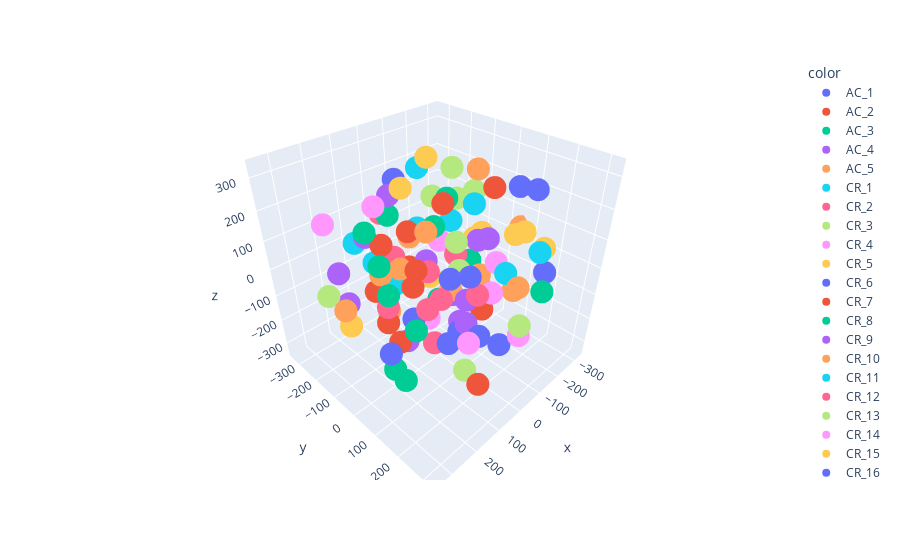

Notebook code cell kept with this figure:
### Code cell
fig2 = px.scatter_3d(tsne3d_df_NoduleCol_comb, 
                     x=tsne3d_df_NoduleCol_comb.iloc[:,1], 
                     y=tsne3d_df_NoduleCol_comb.iloc[:,2], 
                     z=tsne3d_df_NoduleCol_comb.iloc[:,3], 
                     color=tsne3dIssuelabels)
fig2.show()

#if save_plots == True:
#    fig.write_html(filepath)

### Figure 1 — Plotly figure (JSON) as saved in the notebook; plotly's stock layout.template omitted (floating-point values rounded to 4 significant figures)
{"data": [{"hovertemplate": "color=AC_1<br>x=%{x}<br>y=%{y}<br>z=%{z}<extra></extra>", "legendgroup": "AC_1", "marker": {"color": "#636efa", "symbol": "circle"}, "mode": "markers", "name": "AC_1", "scene": "scene", "showlegend": true, "type": "scatter3d", "x": [-267.8, 281.7, -64.02], "y": [197.1, 92.1, 25.75], "z": [-49.19, -94.76, -277.8]}, {"hovertemplate": "color=AC_2<br>x=%{x}<br>y=%{y}<br>z=%{z}<extra></extra>", "legendgroup": "AC_2", "marker": {"color": "#EF553B", "symbol": "circle"}, "mode": "markers", "name": "AC_2", "scene": "scene", "showlegend": true, "type": "scatter3d", "x": [-211.4, 128.6, -107.9], "y": [19.16, 273.5, -265.0], "z": [203.3, -191.9, -176.8]}, {"hovertemplate": "color=AC_3<br>x=%{x}<br>y=%{y}<br>z=%{z}<extra></extra>", "legendgroup": "AC_3", "marker": {"color": "#00cc96", "symbol": "circle"}, "mode": "markers", "name": "AC_3", "scene": "scene", "showlegend": true, "type": "scatter3d", "x": [278.5, 248.4, 255.1], "y": [93.32, 23.95, 166.3], "z": [103.8, 142.0, 18.77]}, {"hovertemplate": "color=AC_4<br>x=%{x}<br>y=%{y}<br>z=%{z}<extra></extra>", "legendgroup": "AC_4", "marker": {"color": "#ab63fa", "symbol": "circle"}, "mode": "markers", "name": "AC_4", "scene": "scene", "showlegend": true, "type": "scatter3d", "x": [-158.9, 270.2, 178.4], "y": [-94.65, -135.5, -245.6], "z": [-238.3, 50.16, -173.8]}, {"hovertemplate": "color=AC_5<br>x=%{x}<br>y=%{y}<br>z=%{z}<extra></extra>", "legendgroup": "AC_5", "marker": {"color": "#FFA15A", "symbol": "circle"}, "mode": "markers", "name": "AC_5", "scene": "scene", "showlegend": true, "type": "scatter3d", "x": [58.21, -324.9, 345.0], "y": [321.4, 51.17, -3.952], "z": [132.4, 33.87, 36.9]}, {"hovertemplate": "color=CR_1<br>x=%{x}<br>y=%{y}<br>z=%{z}<extra></extra>", "legendgroup": "CR_1", "marker": {"color": "#19d3f3", "symbol": "circle"}, "mode": "markers", "name": "CR_1", "scene": "scene", "showlegend": true, "type": "scatter3d", "x": [-71.06, -41.21, 7.201], "y": [-173.5, 308.2, 126.8], "z": [251.3, 182.9, 270.1]}, {"hovertemplate": "color=CR_2<br>x=%{x}<br>y=%{y}<br>z=%{z}<extra></extra>", "legendgroup": "CR_2", "marker": {"color": "#FF6692", "symbol": "circle"}, "mode": "markers", "name": "CR_2", "scene": "scene", "showlegend": true, "type": "scatter3d", "x": [118.8, 55.88, -46.22], "y": [119.6, 4.336, -336.8], "z": [16.49, 19.64, 40.98]}, {"hovertemplate": "color=CR_3<br>x=%{x}<br>y=%{y}<br>z=%{z}<extra></extra>", "legendgroup": "CR_3", "marker": {"color": "#B6E880", "symbol": "circle"}, "mode": "markers", "name": "CR_3", "scene": "scene", "showlegend": true, "type": "scatter3d", "x": [-250.9, -220.0, 63.01], "y": [-93.42, -166.9, 167.2], "z": [140.0, 207.5, -263.7]}, {"hovertemplate": "color=CR_4<br>x=%{x}<br>y=%{y}<br>z=%{z}<extra></extra>", "legendgroup": "CR_4", "marker": {"color": "#FF97FF", "symbol": "circle"}, "mode": "markers", "name": "CR_4", "scene": "scene", "showlegend": true, "type": "scatter3d", "x": [-246.1, -57.61, 240.3], "y": [-26.3, -111.6, -234.1], "z": [-227.4, -297.6, 155.6]}, {"hovertemplate": "color=CR_5<br>x=%{x}<br>y=%{y}<br>z=%{z}<extra></extra>", "legendgroup": "CR_5", "marker": {"color": "#FECB52", "symbol": "circle"}, "mode": "markers", "name": "CR_5", "scene": "scene", "showlegend": true, "type": "scatter3d", "x": [-108.7, -161.9, -185.8], "y": [182.4, 247.3, 161.2], "z": [152.4, 112.8, 119.1]}, {"hovertemplate": "color=CR_6<br>x=%{x}<br>y=%{y}<br>z=%{z}<extra></extra>", "legendgroup": "CR_6", "marker": {"color": "#636efa", "symbol": "circle"}, "mode": "markers", "name": "CR_6", "scene": "scene", "showlegend": true, "type": "scatter3d", "x": [-146.2, 168.9, 79.07], "y": [135.9, 198.5, 185.3], "z": [-319.4, 152.0, 105.4]}, {"hovertemplate": "color=CR_7<br>x=%{x}<br>y=%{y}<br>z=%{z}<extra></extra>", "legendgroup": "CR_7", "marker": {"color": "#EF553B", "symbol": "circle"}, "mode": "markers", "name": "CR_7", "scene": "scene", "showlegend": true, "type": "scatter3d", "x": [-13.62, -125.6, 198.2], "y": [-5.816, 68.35, 32.98], "z": [213.8, -190.6, -146.8]}, {"hovertemplate": "color=CR_8<br>x=%{x}<br>y=%{y}<br>z=%{z}<extra></extra>", "legendgroup": "CR_8", "marker": {"color": "#00cc96", "symbol": "circle"}, "mode": "markers", "name": "CR_8", "scene": "scene", "showlegend": true, "type": "scatter3d", "x": [194.9, 217.7, 297.5], "y": [-2.897, 72.64, 41.8], "z": [-288.6, -263.1, 270.6]}, {"hovertemplate": "color=CR_9<br>x=%{x}<br>y=%{y}<br>z=%{z}<extra></extra>", "legendgroup": "CR_9", "marker": {"color": "#ab63fa", "symbol": "circle"}, "mode": "markers", "name": "CR_9", "scene": "scene", "showlegend": true, "type": "scatter3d", "x": [-9.923, 135.8, 30.83], "y": [101.8, -182.8, 198.1], "z": [-160.6, 90.84, 207.0]}, {"hovertemplate": "color=CR_10<br>x=%{x}<br>y=%{y}<br>z=%{z}<extra></extra>", "legendgroup": "CR_10", "marker": {"color": "#FFA15A", "symbol": "circle"}, "mode": "markers", "name": "CR_10", "scene": "scene", "showlegend": true, "type": "scatter3d", "x": [-158.0, 158.8, 82.26], "y": [22.98, -89.01, -91.19], "z": [-90.84, 12.97, -4.724]}, {"hovertemplate": "color=CR_11<br>x=%{x}<br>y=%{y}<br>z=%{z}<extra></extra>", "legendgroup": "CR_11", "marker": {"color": "#19d3f3", "symbol": "circle"}, "mode": "markers", "name": "CR_11", "scene": "scene", "showlegend": true, "type": "scatter3d", "x": [-68.05, 20.73, 20.08], "y": [191.0, -302.8, -192.5], "z": [45.59, -114.5, -148.9]}, {"hovertemplate": "color=CR_12<br>x=%{x}<br>y=%{y}<br>z=%{z}<extra></extra>", "legendgroup": "CR_12", "marker": {"color": "#FF6692", "symbol": "circle"}, "mode": "markers", "name": "CR_12", "scene": "scene", "showlegend": true, "type": "scatter3d", "x": [21.96, 58.74, -90.85], "y": [-191.5, 32.65, -23.03], "z": [-37.89, -242.6, -1.277]}, {"hovertemplate": "color=CR_13<br>x=%{x}<br>y=%{y}<br>z=%{z}<extra></extra>", "legendgroup": "CR_13", "marker": {"color": "#B6E880", "symbol": "circle"}, "mode": "markers", "name": "CR_13", "scene": "scene", "showlegend": true, "type": "scatter3d", "x": [-246.8, -183.2, 33.06], "y": [-167.5, -222.2, 91.19], "z": [87.52, 98.31, 150.2]}, {"hovertemplate": "color=CR_14<br>x=%{x}<br>y=%{y}<br>z=%{z}<extra></extra>", "legendgroup": "CR_14", "marker": {"color": "#FF97FF", "symbol": "circle"}, "mode": "markers", "name": "CR_14", "scene": "scene", "showlegend": true, "type": "scatter3d", "x": [144.0, -151.4, -96.28], "y": [-120.0, 92.57, 125.2], "z": [220.1, -5.353, -76.31]}, {"hovertemplate": "color=CR_15<br>x=%{x}<br>y=%{y}<br>z=%{z}<extra></extra>", "legendgroup": "CR_15", "marker": {"color": "#FECB52", "symbol": "circle"}, "mode": "markers", "name": "CR_15", "scene": "scene", "showlegend": true, "type": "scatter3d", "x": [-234.2, -274.7, -15.19], "y": [-38.77, -104.1, -73.81], "z": [12.31, -54.57, 330.2]}, {"hovertemplate": "color=CR_16<br>x=%{x}<br>y=%{y}<br>z=%{z}<extra></extra>", "legendgroup": "CR_16", "marker": {"color": "#636efa", "symbol": "circle"}, "mode": "markers", "name": "CR_16", "scene": "scene", "showlegend": true, "type": "scatter3d", "x": [-127.4, -202.9, -62.59], "y": [168.8, 176.5, -275.3], "z": [286.8, 253.9, 181.9]}, {"hovertemplate": "color=CR_17<br>x=%{x}<br>y=%{y}<br>z=%{z}<extra></extra>", "legendgroup": "CR_17", "marker": {"color": "#EF553B", "symbol": "circle"}, "mode": "markers", "name": "CR_17", "scene": "scene", "showlegend": true, "type": "scatter3d", "x": [162.1, 73.98, 23.76], "y": [-73.22, -60.89, -101.0], "z": [124.4, 135.8, -110.5]}, {"hovertemplate": "color=CR_18<br>x=%{x}<br>y=%{y}<br>z=%{z}<extra></extra>", "legendgroup": "CR_18", "marker": {"color": "#00cc96", "symbol": "circle"}, "mode": "markers", "name": "CR_18", "scene": "scene", "showlegend": true, "type": "scatter3d", "x": [-98.0, 13.68, -30.36], "y": [-71.91, -222.8, -59.66], "z": [176.0, 101.7, 110.2]}, {"hovertemplate": "color=CR_19<br>x=%{x}<br>y=%{y}<br>z=%{z}<extra></extra>", "legendgroup": "CR_19", "marker": {"color": "#ab63fa", "symbol": "circle"}, "mode": "markers", "name": "CR_19", "scene": "scene", "showlegend": true, "type": "scatter3d", "x": [-156.0, 66.95, 49.4], "y": [-54.27, -86.16, -170.2], "z": [-337.8, -307.0, 202.6]}, {"hovertemplate": "color=CR_20<br>x=%{x}<br>y=%{y}<br>z=%{z}<extra></extra>", "legendgroup": "CR_20", "marker": {"color": "#FFA15A", "symbol": "circle"}, "mode": "markers", "name": "CR_20", "scene": "scene", "showlegend": true, "type": "scatter3d", "x": [33.85, -254.6, -134.2], "y": [-218.3, 94.84, 15.79], "z": [-274.8, -169.1, 286.4]}, {"hovertemplate": "color=GH_1<br>x=%{x}<br>y=%{y}<br>z=%{z}<extra></extra>", "legendgroup": "GH_1", "marker": {"color": "#19d3f3", "symbol": "circle"}, "mode": "markers", "name": "GH_1", "scene": "scene", "showlegend": true, "type": "scatter3d", "x": [111.5, -46.27, -133.0], "y": [-277.1, -151.1, -85.54], "z": [17.43, 60.69, 79.48]}, {"hovertemplate": "color=GH_2<br>x=%{x}<br>y=%{y}<br>z=%{z}<extra></extra>", "legendgroup": "GH_2", "marker": {"color": "#FF6692", "symbol": "circle"}, "mode": "markers", "name": "GH_2", "scene": "scene", "showlegend": true, "type": "scatter3d", "x": [32.5, 205.4, 111.6], "y": [175.5, -3.903, 58.46], "z": [14.49, -32.98, -59.29]}, {"hovertemplate": "color=GH_3<br>x=%{x}<br>y=%{y}<br>z=%{z}<extra></extra>", "legendgroup": "GH_3", "marker": {"color": "#B6E880", "symbol": "circle"}, "mode": "markers", "name": "GH_3", "scene": "scene", "showlegend": true, "type": "scatter3d", "x": [6.73, 7.286, 271.7], "y": [81.62, 305.5, -205.2], "z": [38.61, -32.26, -68.81]}, {"hovertemplate": "color=GH_4<br>x=%{x}<br>y=%{y}<br>z=%{z}<extra></extra>", "legendgroup": "GH_4", "marker": {"color": "#FF97FF", "symbol": "circle"}, "mode": "markers", "name": "GH_4", "scene": "scene", "showlegend": true, "type": "scatter3d", "x": [-144.8, 168.6, -102.3], "y": [-149.1, 266.3, 236.1], "z": [-27.67, -14.16, -184.1]}, {"hovertemplate": "color=GH_5<br>x=%{x}<br>y=%{y}<br>z=%{z}<extra></extra>", "legendgroup": "GH_5", "marker": {"color": "#FECB52", "symbol": "circle"}, "mode": "markers", "name": "GH_5", "scene": "scene", "showlegend": true, "type": "scatter3d", "x": [129.0, -91.06, 279.0], "y": [-19.27, -139.7, -89.54], "z": [305.5, -146.7, -110.1]}, {"hovertemplate": "color=GH_6<br>x=%{x}<br>y=%{y}<br>z=%{z}<extra></extra>", "legendgroup": "GH_6", "marker": {"color": "#636efa", "symbol": "circle"}, "mode": "markers", "name": "GH_6", "scene": "scene", "showlegend": true, "type": "scatter3d", "x": [65.39, 95.33, 119.6], "y": [215.7, -20.78, 149.7], "z": [-91.11, -153.1, -126.7]}, {"hovertemplate": "color=GH_7<br>x=%{x}<br>y=%{y}<br>z=%{z}<extra></extra>", "legendgroup": "GH_7", "marker": {"color": "#EF553B", "symbol": "circle"}, "mode": "markers", "name": "GH_7", "scene": "scene", "showlegend": true, "type": "scatter3d", "x": [136.7, 137.7, 139.6], "y": [40.66, -95.29, -143.6], "z": [82.22, -188.8, -88.14]}, {"hovertemplate": "color=GH_8<br>x=%{x}<br>y=%{y}<br>z=%{z}<extra></extra>", "legendgroup": "GH_8", "marker": {"color": "#00cc96", "symbol": "circle"}, "mode": "markers", "name": "GH_8", "scene": "scene", "showlegend": true, "type": "scatter3d", "x": [-149.2, -51.37, -213.8], "y": [267.0, -57.37, -68.22], "z": [-22.92, -177.4, -102.9]}, {"hovertemplate": "color=GH_9<br>x=%{x}<br>y=%{y}<br>z=%{z}<extra></extra>", "legendgroup": "GH_9", "marker": {"color": "#ab63fa", "symbol": "circle"}, "mode": "markers", "name": "GH_9", "scene": "scene", "showlegend": true, "type": "scatter3d", "x": [-14.71, 2.442, -101.5], "y": [-77.94, 109.6, 55.95], "z": [-15.05, -57.46, 81.62]}, {"hovertemplate": "color=GH_10<br>x=%{x}<br>y=%{y}<br>z=%{z}<extra></extra>", "legendgroup": "GH_10", "marker": {"color": "#FFA15A", "symbol": "circle"}, "mode": "markers", "name": "GH_10", "scene": "scene", "showlegend": true, "type": "scatter3d", "x": [-104.7, -27.99, 134.5], "y": [-256.4, 17.37, 78.65], "z": [-43.9, -85.25, 219.8]}], "layout": {"legend": {"title": {"text": "color"}, "tracegroupgap": 0}, "margin": {"t": 60}, "scene": {"domain": {"x": [0, 1], "y": [0, 1]}, "xaxis": {"title": {"text": "x"}}, "yaxis": {"title": {"text": "y"}}, "zaxis": {"title": {"text": "z"}}}}}
